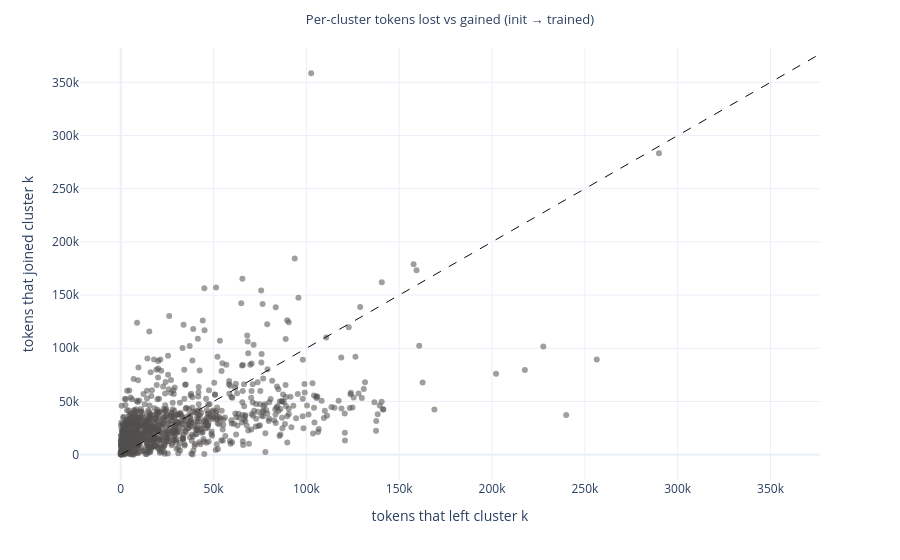
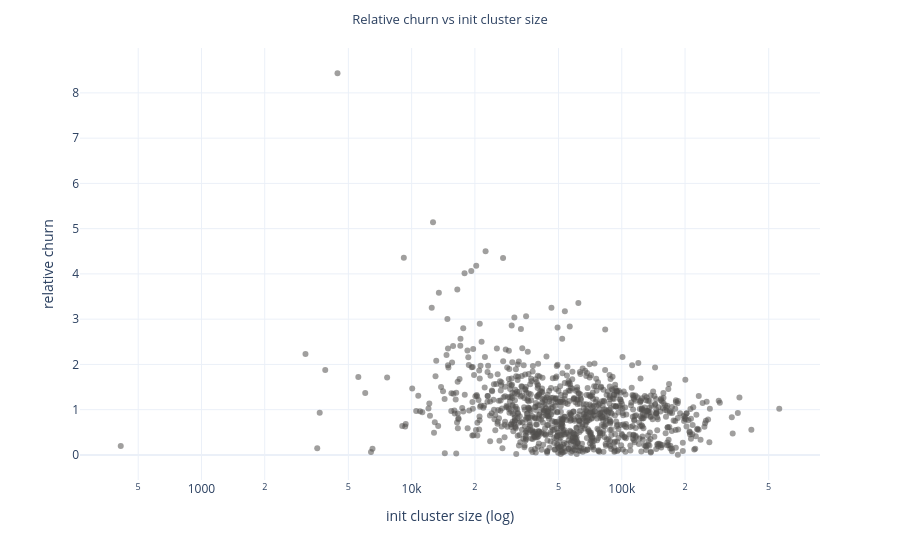

The notebook cell these images were saved under, in order:
### Markdown cell above
### 4.1 Leavers vs Joiners

Each point is a cluster: x = tokens it lost, y = tokens it gained. Points on
the diagonal exchanged members without changing size; far off-diagonal points
were substantially grown or drained by training.

### Code cell
if px is not None:
    fig = px.scatter(
        per_cluster,
        x="left",
        y="joined",
        hover_data=["cluster", "km_size", "mfa_size", "churn", "net_delta"],
        title="Per-cluster tokens lost vs gained (init → trained)",
        color_discrete_sequence=[COLOR_NEUTRAL],
        template=PLOT_TEMPLATE,
        opacity=0.55,
    )
    lim = float(max(per_cluster["left"].max(), per_cluster["joined"].max())) * 1.05
    fig.add_shape(type="line", x0=0, y0=0, x1=lim, y1=lim,
                  line=dict(color="#0b0b0b", dash="dash", width=1))
    fig.update_layout(xaxis_title="tokens that left cluster k", yaxis_title="tokens that joined cluster k")
    save_fig(fig, "left_vs_joined")
    fig.show()

    fig = px.scatter(
        per_cluster,
        x="km_size",
        y="rel_churn",
        log_x=True,
        hover_data=["cluster", "mfa_size", "churn", "net_delta"],
        title="Relative churn vs init cluster size",
        color_discrete_sequence=[COLOR_NEUTRAL],
        template=PLOT_TEMPLATE,
        opacity=0.55,
    )
    fig.update_layout(xaxis_title="init cluster size (log)", yaxis_title="relative churn")
    save_fig(fig, "rel_churn_vs_size")
    fig.show()

### Figure 1 — Plotly figure (JSON) as saved in the notebook; plotly's stock layout.template omitted (floating-point values rounded to 4 significant figures; data arrays with more than 128 entries replaced by an {"elided": "..."} marker saying what was removed)
{"data": [{"customdata": {"elided": "1000x5 int values"}, "hovertemplate": "left=%{x}<br>joined=%{y}<br>cluster=%{customdata[0]}<br>km_size=%{customdata[1]}<br>mfa_size=%{customdata[2]}<br>churn=%{customdata[3]}<br>net_delta=%{customdata[4]}<extra></extra>", "legendgroup": "", "marker": {"color": "#52514e", "opacity": 0.55, "symbol": "circle"}, "mode": "markers", "name": "", "orientation": "v", "showlegend": false, "type": "scatter", "x": {"elided": "1000 int values"}, "xaxis": "x", "y": {"elided": "1000 int values"}, "yaxis": "y"}], "layout": {"legend": {"tracegroupgap": 0}, "margin": {"t": 48}, "shapes": [{"line": {"color": "#0b0b0b", "dash": "dash", "width": 1}, "type": "line", "x0": 0, "x1": 376400.0, "y0": 0, "y1": 376400.0}], "title": {"font": {"size": 13}, "text": "Per-cluster tokens lost vs gained (init → trained)", "x": 0.5}, "xaxis": {"anchor": "y", "domain": [0, 1], "title": {"text": "tokens that left cluster k"}}, "yaxis": {"anchor": "x", "domain": [0, 1], "title": {"text": "tokens that joined cluster k"}}}}

### Figure 2 — Plotly figure (JSON) as saved in the notebook; plotly's stock layout.template omitted (floating-point values rounded to 4 significant figures; data arrays with more than 128 entries replaced by an {"elided": "..."} marker saying what was removed)
{"data": [{"customdata": {"elided": "1000x4 int values"}, "hovertemplate": "km_size=%{x}<br>rel_churn=%{y}<br>cluster=%{customdata[0]}<br>mfa_size=%{customdata[1]}<br>churn=%{customdata[2]}<br>net_delta=%{customdata[3]}<extra></extra>", "legendgroup": "", "marker": {"color": "#52514e", "opacity": 0.55, "symbol": "circle"}, "mode": "markers", "name": "", "orientation": "v", "showlegend": false, "type": "scatter", "x": {"elided": "1000 int values"}, "xaxis": "x", "y": {"elided": "1000 float values"}, "yaxis": "y"}], "layout": {"legend": {"tracegroupgap": 0}, "margin": {"t": 48}, "title": {"font": {"size": 13}, "text": "Relative churn vs init cluster size", "x": 0.5}, "xaxis": {"anchor": "y", "domain": [0, 1], "title": {"text": "init cluster size (log)"}, "type": "log"}, "yaxis": {"anchor": "x", "domain": [0, 1], "title": {"text": "relative churn"}}}}
